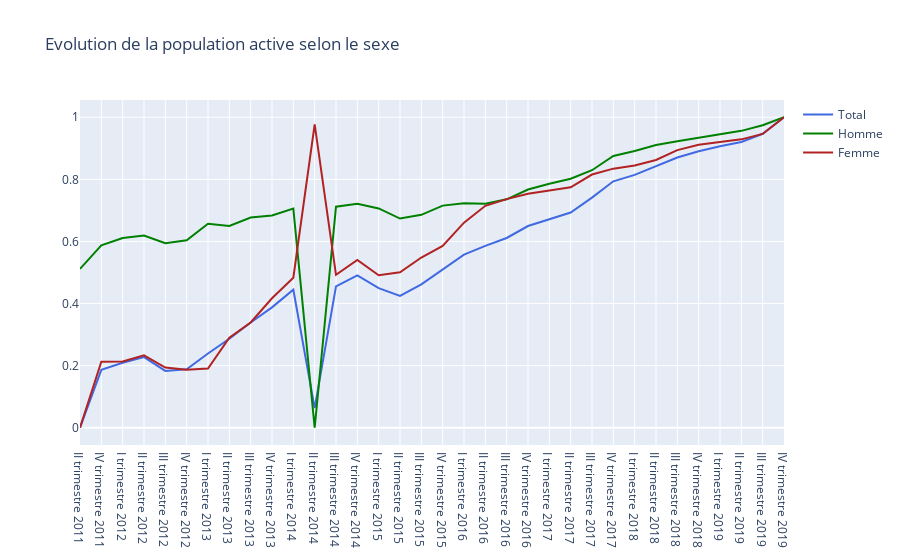

Write notebook code for a chart like this one.
### Code cell
fig1 = go.Figure()
fig1.add_trace(go.Scatter(x=df_Population_A_2[' '], y=df_Population_A_2['Evolution de la population active'], name='Total',
                         line = dict(color='royalblue')))
fig1.add_trace(go.Scatter(x=df_Population_A_2[' '], y=df_Population_A_2['Evolution de la population active Masculine'], name='Homme',
                         line = dict(color='green')))
fig1.add_trace(go.Scatter(x=df_Population_A_2[' '], y=df_Population_A_2['Evolution de la population active Féminine'], name='Femme',
                         line = dict(color='firebrick')))
# Edit the layout
fig1.update_layout(title='Evolution de la population active selon le sexe')
fig1.show()

### Figure 1 — Plotly figure (JSON) as saved in the notebook; plotly's stock layout.template omitted (floating-point values rounded to 4 significant figures)
{"data": [{"line": {"color": "royalblue"}, "name": "Total", "type": "scatter", "x": ["II trimestre 2011", "IV trimestre 2011", "I trimestre 2012", "II trimestre 2012", "III trimestre 2012", "IV trimestre 2012", "I trimestre 2013", "II trimestre 2013", "III trimestre 2013", "IV trimestre 2013", "I trimestre 2014", "II trimestre 2014", "III trimestre 2014", "IV trimestre 2014", "I trimestre 2015", "II trimestre 2015", "III trimestre 2015", "IV trimestre 2015", "I trimestre 2016", "II trimestre 2016", "III trimestre 2016", "IV trimestre 2016", "I trimestre 2017", "II trimestre 2017", "III trimestre 2017", "IV trimestre 2017", "I trimestre 2018", "II trimestre 2018", "III trimestre 2018", "IV trimestre 2018", "I trimestre 2019", "II trimestre 2019", "III trimestre 2019", "IV trimestre 2019"], "y": [0, 0.1866, 0.2091, 0.2274, 0.1831, 0.188, 0.2392, 0.2867, 0.339, 0.3876, 0.4446, 0.06335, 0.4553, 0.4906, 0.4495, 0.4246, 0.4617, 0.5097, 0.5577, 0.5858, 0.6112, 0.6497, 0.6725, 0.6931, 0.7411, 0.7938, 0.8143, 0.8421, 0.8704, 0.8907, 0.9069, 0.9205, 0.9468, 1]}, {"line": {"color": "green"}, "name": "Homme", "type": "scatter", "x": ["II trimestre 2011", "IV trimestre 2011", "I trimestre 2012", "II trimestre 2012", "III trimestre 2012", "IV trimestre 2012", "I trimestre 2013", "II trimestre 2013", "III trimestre 2013", "IV trimestre 2013", "I trimestre 2014", "II trimestre 2014", "III trimestre 2014", "IV trimestre 2014", "I trimestre 2015", "II trimestre 2015", "III trimestre 2015", "IV trimestre 2015", "I trimestre 2016", "II trimestre 2016", "III trimestre 2016", "IV trimestre 2016", "I trimestre 2017", "II trimestre 2017", "III trimestre 2017", "IV trimestre 2017", "I trimestre 2018", "II trimestre 2018", "III trimestre 2018", "IV trimestre 2018", "I trimestre 2019", "II trimestre 2019", "III trimestre 2019", "IV trimestre 2019"], "y": [0.5116, 0.5874, 0.6111, 0.6193, 0.5946, 0.6039, 0.6572, 0.6497, 0.6772, 0.6835, 0.7057, 0, 0.712, 0.7217, 0.7063, 0.6738, 0.6857, 0.7154, 0.7229, 0.7214, 0.7358, 0.7674, 0.7858, 0.8018, 0.8294, 0.8751, 0.8914, 0.9108, 0.9227, 0.9343, 0.9465, 0.9562, 0.9743, 1]}, {"line": {"color": "firebrick"}, "name": "Femme", "type": "scatter", "x": ["II trimestre 2011", "IV trimestre 2011", "I trimestre 2012", "II trimestre 2012", "III trimestre 2012", "IV trimestre 2012", "I trimestre 2013", "II trimestre 2013", "III trimestre 2013", "IV trimestre 2013", "I trimestre 2014", "II trimestre 2014", "III trimestre 2014", "IV trimestre 2014", "I trimestre 2015", "II trimestre 2015", "III trimestre 2015", "IV trimestre 2015", "I trimestre 2016", "II trimestre 2016", "III trimestre 2016", "IV trimestre 2016", "I trimestre 2017", "II trimestre 2017", "III trimestre 2017", "IV trimestre 2017", "I trimestre 2018", "II trimestre 2018", "III trimestre 2018", "IV trimestre 2018", "I trimestre 2019", "II trimestre 2019", "III trimestre 2019", "IV trimestre 2019"], "y": [0, 0.2124, 0.2135, 0.233, 0.194, 0.1871, 0.1908, 0.2899, 0.339, 0.417, 0.4834, 0.9768, 0.4924, 0.5403, 0.4913, 0.5008, 0.5482, 0.5857, 0.6605, 0.7148, 0.7364, 0.7533, 0.7638, 0.7744, 0.8155, 0.8345, 0.8445, 0.8624, 0.894, 0.9114, 0.9204, 0.9288, 0.9462, 1]}], "layout": {"title": {"text": "Evolution de la population active selon le sexe"}}}
